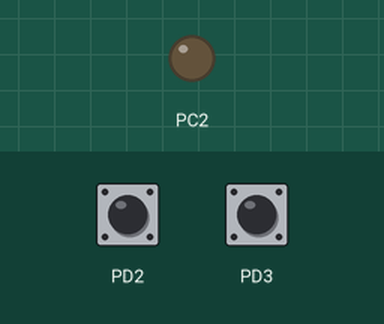
This program was run on a simulated ATmega32, built with avr-gcc and emulated at 16 MHz. Parts: output pins drawn as LEDs (lit = HIGH). The inputs (shaded band) are chosen by the test bench; at power-on: PD2 HIGH, PD3 HIGH.

Above: at 1.2 s.
1.3 s: PD2 pulled LOW for 0.15 s
At 1.7 s:
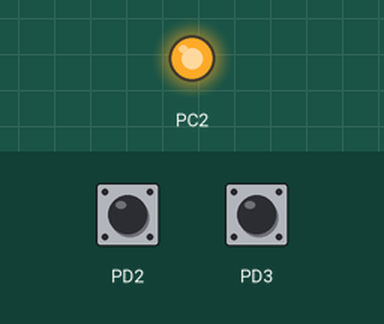
2.9 s: PD3 pulled LOW for 0.15 s
At 4.1 s:
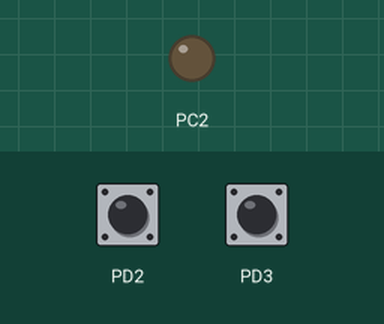
4.5 s: PD2 pulled LOW for 1 s
At 5.3 s:
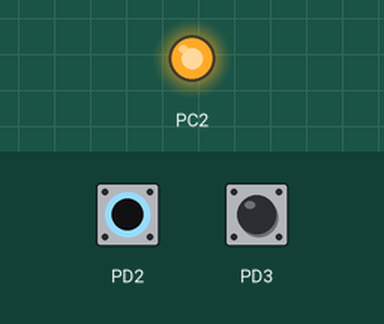
Timing chart, 0 to 7.5 s (numbered marks = the images above; inputs shaded):
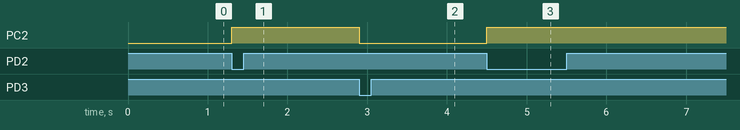

Measured:
- after the input at 1.3 s, PC2: LOW → HIGH at once
- after the input at 2.9 s, PC2: HIGH → LOW at once
- after the input at 4.5 s, PC2: LOW → HIGH at once

The program:

main.c
```c
/*
 * EXT_Interrupt.c
 *
 * Created: 9/9/2023 8:16:20 PM
 * Author : amind
 */

#include "BIT_math.h"
#include "EXTI_interface.h"
#include "GIE_interface.h"
#include "PORT_interface.h"
#include "DIO_interface.h"

void Led_on(void);
void Led_off(void);
int main(void)
{
	PORT_voidInit();
	GIE_voidEnable();
	EXTI_voidEnable(EXTI_INT0,EXTI_FALLING_EDGE);
	EXTI_voidEnable(EXTI_INT1,EXTI_FALLING_EDGE);
    EXTI_u8SetCallBack(EXTI_INT0,&Led_on);
	EXTI_u8SetCallBack(EXTI_INT1,&Led_off);

    while (1)
    {

	}
}

void Led_on(void)
{
	DIO_voidSetPinVal(DIO_U8_PORTC,DIO_U8_PIN2,DIO_U8_HIGH);
}

void Led_off(void)
{
	DIO_voidSetPinVal(DIO_U8_PORTC,DIO_U8_PIN2,DIO_U8_LOW);
}
```

EXTI_interface.h
```c
/*
 * interface.h
 *
 * Created: 9/9/2023 8:21:36 PM
 *  Author: amind
 */


#ifndef EXTI_INTERFACE_H_
#define EXTI_INTERFACE_H_

#include "BIT_math.h"
#include "STD_types.h"

 #define EXTI_INT0  0         //-> PD2
 #define EXTI_INT1  1		 //-> PD3
 #define EXTI_INT2  2		 //-> PB2

#define EXTI_FALLING_EDGE	0
#define EXTI_RISING_EDGE	1
#define EXTI_LOW_LEVEL		2
#define EXTI_ON_CHANGE		3

/* EXTERNAL INTERRUPT 0 BITS*/
#define GICR_INT0_BIT	6
#define MCUCR_ISC00_BIT	0
#define MCUCR_ISC01_BIT	1
#define GIFR_INTF0_BIT	6

/* EXTERNAL INTERRUPT 1 BITS*/
#define GICR_INT1_BIT	7
#define MCUCR_ISC10_BIT	2
#define MCUCR_ISC11_BIT	3
#define GIFR_INTF1_BIT	7

/* EXTERNAL INTERRUPT 2 BITS*/
#define GICR_INT2_BIT	5
#define MCUCSR_ISC2_BIT	2
#define GIFR_INTF2_BIT	5

void EXTI_voidEnable(u8 Copy_u8IntNum, u8 Copy_u8SenseMode );
void EXTI_voidDisable( u8 Copy_u8IntNum );
void EXTI_voidClearFlag( u8 Copy_u8IntNum );

u8 EXTI_u8SetCallBack(u8 Copy_u8IntNum, void(*Copy_pvCallBackFunc)(void));

#endif 
```

EXTI_prog.c
```c
/*
 * CFile1.c
 *
 * Created: 9/9/2023 8:32:42 PM
 *  Author: amind
 */

#include "BIT_math.h"
#include "STD_types.h"
#include "Err_types.h"
#include "EXTI_interface.h"
#include "EXTI_private.h"


/* Array of global pointers to functions to hold ISR addresses*/
static void (*EXTI_pvCallBackFunc[3])(void)={ NULL};

void EXTI_voidEnable(u8 Copy_u8IntNum, u8 Copy_u8SenseMode )
 {


	switch (Copy_u8IntNum)
	{

	case EXTI_INT0:
		SET_BIT(GICR, GICR_INT0_BIT);
		   switch (Copy_u8SenseMode)
		     {
		        case EXTI_LOW_LEVEL:
		        	CLEAR_BIT(MCUCR, MCUCR_ISC00_BIT);
		        	CLEAR_BIT(MCUCR, MCUCR_ISC01_BIT);
		        	break;
		        case EXTI_ON_CHANGE:
		        	SET_BIT(MCUCR, MCUCR_ISC00_BIT);
		        	CLEAR_BIT(MCUCR, MCUCR_ISC01_BIT);
		        	break;
		        case EXTI_FALLING_EDGE:
		        	CLEAR_BIT(MCUCR, MCUCR_ISC00_BIT);
		        	SET_BIT(MCUCR, MCUCR_ISC01_BIT);
		        	break;
		        case EXTI_RISING_EDGE:
		        	SET_BIT(MCUCR, MCUCR_ISC00_BIT);
		        	SET_BIT(MCUCR, MCUCR_ISC01_BIT);
		        	break;
		       }
		break;

	case EXTI_INT1:
		SET_BIT(GICR, GICR_INT1_BIT);
		switch (Copy_u8SenseMode) {
		case EXTI_LOW_LEVEL:
			CLEAR_BIT(MCUCR, MCUCR_ISC10_BIT);
			CLEAR_BIT(MCUCR, MCUCR_ISC11_BIT);
			break;
		case EXTI_ON_CHANGE:
			SET_BIT(MCUCR, MCUCR_ISC10_BIT);
			CLEAR_BIT(MCUCR, MCUCR_ISC11_BIT);
			break;
		case EXTI_FALLING_EDGE:
			CLEAR_BIT(MCUCR, MCUCR_ISC10_BIT);
			SET_BIT(MCUCR, MCUCR_ISC11_BIT);
			break;
		case EXTI_RISING_EDGE:
			SET_BIT(MCUCR, MCUCR_ISC10_BIT);
			SET_BIT(MCUCR, MCUCR_ISC11_BIT);
			break;
		}
		break;

	case EXTI_INT2:
		SET_BIT(GICR, GICR_INT2_BIT);
		switch (Copy_u8SenseMode) {
		case EXTI_FALLING_EDGE:
			CLEAR_BIT(MCUCSR, MCUCSR_ISC2_BIT);
			break;
		case EXTI_RISING_EDGE:
			SET_BIT(MCUCSR, MCUCSR_ISC2_BIT);
			break;
		}
		break;
	}
}

void EXTI_voidDisable(u8 Copy_u8IntNum) {
	switch (Copy_u8IntNum) {
		case EXTI_INT0:
		CLEAR_BIT(GICR, GICR_INT0_BIT);
		break;
		case EXTI_INT1:
		CLEAR_BIT(GICR, GICR_INT1_BIT);
		break;
		case EXTI_INT2:
		CLEAR_BIT(GICR, GICR_INT2_BIT);
		break;
	}
}


void EXTI_voidClearFlag(u8 Copy_u8IntNum) {
	switch (Copy_u8IntNum) {
		case EXTI_INT0:
		SET_BIT(GIFR, GIFR_INTF0_BIT);
		break;
		case EXTI_INT1:
		SET_BIT(GIFR, GIFR_INTF1_BIT);
		break;
		case EXTI_INT2:
		SET_BIT(GICR, GICR_INT2_BIT);
		break;
	}
}

u8 EXTI_u8SetCallBack(u8 Copy_u8IntNum, void(*Copy_pvCallBackFunc)(void))
{
	u8 Local_u8ErrorState = OK;
	if (Copy_pvCallBackFunc != NULL)
	{
			if (Copy_u8IntNum < 3)
			{
				EXTI_pvCallBackFunc[Copy_u8IntNum]=Copy_pvCallBackFunc;
			}
			else
			{
				Local_u8ErrorState= NOK;
			}
	}
	else
	{
		Local_u8ErrorState = NULL_POINTR;
	}
}

/*INT0 ISR */
void __vector_1(void)  __attribute__((signal));
void __vector_1(void)
{
	if (EXTI_pvCallBackFunc[EXTI_INT0] != NULL)
	{
		EXTI_pvCallBackFunc[EXTI_INT0]();
	}
}

/*INT1 ISR */
void __vector_2(void)  __attribute__((signal));
void __vector_2(void)
{
		if (EXTI_pvCallBackFunc[EXTI_INT1] != NULL)
		{
			EXTI_pvCallBackFunc[EXTI_INT1]();
		}

}

/*INT2 ISR */
void __vector_3(void)  __attribute__((signal));
void __vector_3(void)
{
		if (EXTI_pvCallBackFunc[EXTI_INT2] != NULL)
		{
			EXTI_pvCallBackFunc[EXTI_INT2]();
		}

}
```

Err_types.h
```c
/******************************************/
/******************************************/
/*******   Author:   Amin Darwish  ********/
/*******                           ********/
/*******   Module:  Error Types   ********/
/*******   Version:     1.0        ********/
/******************************************/
/******************************************/

#ifndef ERR_TYPES_H_
#define ERR_TYPES_H_

#define  NULL          0

#define  OK            1
#define  NOK           2
#define  NULL_POINTR   3
#define  TIMEOUT_ERR   4
#define  BUSY_ERR      5

#endif 
```

GIE_interface.h
```c
/******************************************/
/******************************************/
/*******   Author:   Amin Darwish  ********/
/*******   Layer        MCAL       ********/
/*******   Module:      GIE     ********/
/*******   Version:     1.0        ********/
/******************************************/
/******************************************/

#ifndef  GIE_INTERFACE_H_
#define GIE_INTERFACE_H_

void GIE_voidEnable(void);
void GIE_voidDisable(void);


#endif
```

GIE_program.c
```c
/******************************************/
/******************************************/
/*******   Author:   Amin Darwish  ********/
/*******   Layer        MCAL       ********/
/*******   Module:      GIE     ********/
/*******   Version:     1.0        ********/
/******************************************/
/******************************************/

#include "GIE_interface.h"
#include "GIE_reg.h"

#include "STD_types.h"
#include "BIT_math.h"

void GIE_voidEnable(void)
{
	SET_BIT(SREG, SREG_I);
}
void GIE_voidDisable(void)
{
    CLEAR_BIT(SREG, SREG_I);
}
```

GIE_reg.h
```c
/******************************************/
/******************************************/
/*******   Author:   Amin Darwish  ********/
/*******   Layer        MCAL       ********/
/*******   Module:      GIE     ********/
/*******   Version:     1.0        ********/
/******************************************/
/******************************************/

#ifndef  GIE_REG_H_
#define GIE_REG_H_

#define SREG    (* (volatile u8 *)(0x5F))
#define SREG_I   7

#endif
```

BIT_math.h
```c
/****************************************/
/*          Author: Khaled Mohsen       */
/*          Date: 29-10-2022            */
/*          Version: 1.0                */
/*          Module: BIT_math            */
/****************************************/
#ifndef BIT_MATH_H_
#define BIT_MATH_H_


#ifndef F_CPU
#define F_CPU 16000000UL
#endif


#define SET_BIT(Var , BitNo)       Var = (Var | (1<<BitNo))
#define TOGGLE_BIT(Var , BitNo)    Var = (Var ^ (1<<BitNo))
#define CLEAR_BIT(Var , BitNo)     Var = (Var & ~(1<<BitNo))
#define GET_BIT(Var , BitNo)      (Var>>BitNo & 1)

#endif
```

DIO_interface.h
```c
/**********************************
*     Author:   Amin Darwish       *
*     Date:      9/8/2022          *
*     Version:     1.0             *
*     Module:      DIO             *
*                                  *
*                                  *
**********************************/

#ifndef DIO_INTERFACE_H_
#define DIO_INTERFACE_H_

#define DIO_U8_PORTA  0
#define DIO_U8_PORTB  1
#define DIO_U8_PORTC  2
#define DIO_U8_PORTD  3

#define DIO_U8_PIN0     0
#define DIO_U8_PIN1     1
#define DIO_U8_PIN2     2
#define DIO_U8_PIN3     3
#define DIO_U8_PIN4     4
#define DIO_U8_PIN5     5
#define DIO_U8_PIN6     6
#define DIO_U8_PIN7     7


#define DIO_U8_INPUT   0
#define DIO_U8_OUTPUT  1

#define DIO_U8_HIGH    1
#define DIO_U8_LOW     0


void DIO_voidSetPinDir(u8 Copy_u8Port, u8 copy_u8Pin, u8 copy_u8Dir);
void DIO_voidSetPinVal(u8 Copy_u8Port, u8 copy_u8Pin, u8 copy_u8val);
void DIO_voidSetPortVal(u8 Copy_u8Port, u8 copy_u8val);

u8 DIO_u8GetPinVal(u8 Copy_u8Port, u8 copy_u8Pin);

#endif
```

DIO_private.h
```c
/****************************************/
/*          Author: Khaled Mohsen       */
/*          Date: 29-10-2022            */
/*          Version: 1.0                */
/*          Module: DIO                 */
/****************************************/
#ifndef DIO_PRIVATE_H_
#define DIO_PRIVATE_H_

#define DDRA    (*((volatile u8 *)0x3A))
#define DDRB    (*((volatile u8 *)0x37))
#define DDRC    (*((volatile u8 *)0x34))
#define DDRD    (*((volatile u8 *)0x31))

#define PORTA   (*((volatile u8 *)0x3B))
#define PORTB   (*((volatile u8 *)0x38))
#define PORTC   (*((volatile u8 *)0x35))
#define PORTD   (*((volatile u8 *)0x32))

#define PINA    (*((volatile u8 *)0x39))
#define PINB    (*((volatile u8 *)0x36))
#define PINC    (*((volatile u8 *)0x33))
#define PIND    (*((volatile u8 *)0x30))

#endif
```

DIO_prog.c
```c
/**********************************
*     Author: Amin Darwish        *
*     Date: 9/8/2022              *
*     Version: 1.0                *
*     Module: DIO            *
*                                 *
*                                 *
**********************************/
#include "BIT_math.h"
#include "STD_types.h"
#include "DIO_interface.h"
#include "DIO_private.h"

void DIO_voidSetPinDir(u8 Copy_u8Port, u8 copy_u8Pin, u8 copy_u8Dir)
{
	switch(Copy_u8Port)
	{          // PORTA
	   /*   case DIO_U8_PORTA:
		  if (copy_u8Dir == DIO_U8_OUTPUT)
		  {
			  SET_BIT(DDRA, copy_u8Pin );
		  }
		  else if (copy_u8Dir == DIO_U8_INPUT)
		  {
			  CLEAR_BIT(DDRA, copy_u8Pin );
		  }
		  break;
		  */
		            // PORTB
		  case DIO_U8_PORTB:
		  if (copy_u8Dir == DIO_U8_OUTPUT)
		  {
			  SET_BIT(DDRB, copy_u8Pin );
		  }
		  else if (copy_u8Dir == DIO_U8_INPUT)
		  {
			  CLEAR_BIT(DDRB, copy_u8Pin );
		  }
		  break;
		           // PORTC
		  case DIO_U8_PORTC:
		  if (copy_u8Dir == DIO_U8_OUTPUT)
		  {
			  SET_BIT(DDRC, copy_u8Pin );
		  }
		  else if (copy_u8Dir == DIO_U8_INPUT)
		  {
			  CLEAR_BIT(DDRC, copy_u8Pin );
		  }
		  break;
		           // PORTD
		  case DIO_U8_PORTD:
		  if (copy_u8Dir == DIO_U8_OUTPUT)
		  {
			  SET_BIT(DDRD, copy_u8Pin );
		  }
		  else if(copy_u8Dir == DIO_U8_INPUT)
		  {
			  CLEAR_BIT(DDRD, copy_u8Pin );
         }
		  break;
	}
}
void DIO_voidSetPinVal(u8 Copy_u8Port, u8 copy_u8Pin, u8 copy_u8val)
{
              //PORTA
	switch(Copy_u8Port)
	{
      /*    case DIO_U8_PORTA:
		  if (copy_u8val == DIO_U8_HIGH)
		  {
			  SET_BIT(PORTA, copy_u8Pin );
		  }
		  else if (copy_u8val == DIO_U8_LOW)
		  {
			  CLEAR_BIT(PORTA, copy_u8Pin );
		  }
		  break;  */
		          //PORTB
		  case DIO_U8_PORTB:
		  if (copy_u8val == DIO_U8_HIGH)
		  {
			  SET_BIT(PORTB, copy_u8Pin );
		  }
		  else if (copy_u8val == DIO_U8_LOW)
		  {
			  CLEAR_BIT(PORTB, copy_u8Pin );
		  }
		  break;
		             //PORTC
		  case DIO_U8_PORTC:
		  if ( copy_u8val == DIO_U8_HIGH)
		  {
			  SET_BIT(PORTC, copy_u8Pin );
		  }
		  else if(copy_u8val == DIO_U8_LOW)
		  {
			  CLEAR_BIT(PORTC, copy_u8Pin );
		  }
		  break;
		             //PORTD
		  case DIO_U8_PORTD:
		  if ( copy_u8val == DIO_U8_HIGH)
		  {
			  SET_BIT(PORTD, copy_u8Pin );
		  }
		  else if (copy_u8val == DIO_U8_LOW)
		  {
			  CLEAR_BIT(PORTD, copy_u8Pin );
		  }
		  break;
	}

}
void DIO_voidSetPortVal(u8 Copy_u8Port, u8 copy_u8val)
{
    //PORTA
      switch(Copy_u8Port)
      {
        /*  case DIO_U8_PORTA:
	      PORTA = copy_u8val;
	      break;  */
	          //PORTB
          case DIO_U8_PORTB:
    	  PORTB = copy_u8val;
    	  break;
	             //PORTC
          case DIO_U8_PORTC:
    	  PORTC = copy_u8val;
    	  break;
	             //PORTD
          case DIO_U8_PORTD:
    	  PORTD = copy_u8val;
    	  break;
     }
}

u8 DIO_u8GetPinVal(u8 Copy_u8Port, u8 copy_u8Pin)
{
	u8 Local_u8Val =0;
	switch (Copy_u8Port)
	{
	/*       //PORTA
	  case DIO_U8_PORTA:
	   Local_u8Val= GET_BIT (PINA , copy_u8Pin);
	  break;  */
	        //PORTB
	  case DIO_U8_PORTB:
	   Local_u8Val= GET_BIT (PINB , copy_u8Pin);
	  break;
	        //PORTC
	  case DIO_U8_PORTC:
	   Local_u8Val= GET_BIT (PINC , copy_u8Pin);
	  break;
	         //PORTD
	  case DIO_U8_PORTD:
	   Local_u8Val= GET_BIT (PIND , copy_u8Pin);
	  break;


	}
	return Local_u8Val;
}
```

EXTI_private.h
```c
/*
 * EXTI_private.h
 *
 * Created: 9/9/2023 9:08:13 PM
 *  Author: amind
 */


#ifndef EXTI_PRIVATE_H_
#define EXTI_PRIVATE_H_

#define MCUCR    *((volatile u8 *)0x55)
#define MCUCSR   *((volatile u8 *)0x54)
#define GICR     *((volatile u8 *)0x5B)
#define GIFR     *((volatile u8 *)0x5A)

#define NULL 0

#endif
```

PORT_config.h
```c
/******************************************/
/******************************************/
/*******   Author:   Amin Darwish  ********/
/*******                           ********/
/*******   Module:  PORT CONFIG    ********/
/*******   Version:     1.0        ********/
/******************************************/
/******************************************/

#ifndef PORT_CONFIG_H_
#define PORT_CONFIG_H_


/* choose 0 for input, 1 for output */

#define PORTA_PIN0_DIR       0
#define PORTA_PIN1_DIR       0
#define PORTA_PIN2_DIR       0
#define PORTA_PIN3_DIR       0
#define PORTA_PIN4_DIR       0
#define PORTA_PIN5_DIR       0
#define PORTA_PIN6_DIR       0
#define PORTA_PIN7_DIR       0

#define PORTB_PIN0_DIR       0
#define PORTB_PIN1_DIR       0
#define PORTB_PIN2_DIR       0
#define PORTB_PIN3_DIR       0
#define PORTB_PIN4_DIR       0
#define PORTB_PIN5_DIR       0
#define PORTB_PIN6_DIR       0
#define PORTB_PIN7_DIR       0

#define PORTC_PIN0_DIR       0
#define PORTC_PIN1_DIR       0
#define PORTC_PIN2_DIR       1
#define PORTC_PIN3_DIR       0
#define PORTC_PIN4_DIR       0
#define PORTC_PIN5_DIR       0
#define PORTC_PIN6_DIR       0
#define PORTC_PIN7_DIR       0

#define PORTD_PIN0_DIR       0
#define PORTD_PIN1_DIR       0
#define PORTD_PIN2_DIR       0
#define PORTD_PIN3_DIR       0
#define PORTD_PIN4_DIR       0
#define PORTD_PIN5_DIR       0
#define PORTD_PIN6_DIR       0
#define PORTD_PIN7_DIR       0

/*
Initial value configuration:
    choose 0 for : floating if input, low if output
           1 for : pulled up if input, high if output
*/

#define PORTA_PIN0_INITIAL_VALUE     0
#define PORTA_PIN1_INITIAL_VALUE     0
#define PORTA_PIN2_INITIAL_VALUE     0
#define PORTA_PIN3_INITIAL_VALUE     0
#define PORTA_PIN4_INITIAL_VALUE     0
#define PORTA_PIN5_INITIAL_VALUE     0
#define PORTA_PIN6_INITIAL_VALUE     0
#define PORTA_PIN7_INITIAL_VALUE     0


#define PORTB_PIN0_INITIAL_VALUE     0
#define PORTB_PIN1_INITIAL_VALUE     0
#define PORTB_PIN2_INITIAL_VALUE     0
#define PORTB_PIN3_INITIAL_VALUE     0
#define PORTB_PIN4_INITIAL_VALUE     0
#define PORTB_PIN5_INITIAL_VALUE     0
#define PORTB_PIN6_INITIAL_VALUE     0
#define PORTB_PIN7_INITIAL_VALUE     0


#define PORTC_PIN0_INITIAL_VALUE     0
#define PORTC_PIN1_INITIAL_VALUE     0
#define PORTC_PIN2_INITIAL_VALUE     0
#define PORTC_PIN3_INITIAL_VALUE     0
#define PORTC_PIN4_INITIAL_VALUE     0
#define PORTC_PIN5_INITIAL_VALUE     0
#define PORTC_PIN6_INITIAL_VALUE     0
#define PORTC_PIN7_INITIAL_VALUE     0

#define PORTD_PIN0_INITIAL_VALUE     0
#define PORTD_PIN1_INITIAL_VALUE     0
#define PORTD_PIN2_INITIAL_VALUE     1
#define PORTD_PIN3_INITIAL_VALUE     1
#define PORTD_PIN4_INITIAL_VALUE     0
#define PORTD_PIN5_INITIAL_VALUE     0
#define PORTD_PIN6_INITIAL_VALUE     0
#define PORTD_PIN7_INITIAL_VALUE     0


#endif
```

PORT_interface.h
```c
/******************************************/
/******************************************/
/*******   Author:   Amin Darwish  ********/
/*******                           ********/
/*******   Module:  PORT Interface ********/
/*******   Version:     1.0        ********/
/******************************************/
/******************************************/

#ifndef PORT_INTERFACE_H_
#define PORT_INTERFACE_H_

void PORT_voidInit(void);


#endif
```

PORT_prog.c
```c
#include "STD_types.h"

#include "PORT_Config.h"
#include "PORT_private.h"
#include "PORT_interface.h"
#include "PORT_reg.h"


void PORT_voidInit(void)
{
	DDRA_Register = PORTA_DIR;
	DDRB_Register = PORTB_DIR;
	DDRC_Register = PORTC_DIR;
	DDRD_Register = PORTD_DIR;


	PORTA_Register = PORTA_INITIAL_VALUE;
	PORTB_Register = PORTB_INITIAL_VALUE;
	PORTC_Register = PORTC_INITIAL_VALUE;
	PORTD_Register = PORTD_INITIAL_VALUE;

}
```

PORT_reg.h
```c
/******************************************/
/******************************************/
/*******   Author:   Amin Darwish  ********/
/*******                           ********/
/*******   Module:  PORT REG    ********/
/*******   Version:     1.0        ********/
/******************************************/
/******************************************/

#ifndef PORT_REG_H_
#define PORT_REG_H_


#define PORTA_Register  *((volatile unsigned char* const)0X3B)
#define DDRA_Register   *((volatile unsigned char* const)0X3A)
#define PINA_Register   *((volatile unsigned char* const)0X39)
#define PORTB_Register  *((volatile unsigned char* const)0X38)
#define DDRB_Register   *((volatile unsigned char* const)0X37)
#define PINB_Register   *((volatile unsigned char* const)0X36)
#define PORTC_Register  *((volatile unsigned char* const)0X35)
#define DDRC_Register   *((volatile unsigned char* const)0X34)
#define PINC_Register   *((volatile unsigned char* const)0X33)
#define PORTD_Register  *((volatile unsigned char* const)0X32)
#define DDRD_Register   *((volatile unsigned char* const)0X31)
#define PIND_Register   *((volatile unsigned char* const)0X30)


#endif
```

Source omitted: PORT_private.h (2331 bytes), STD_types.h (658 bytes)
